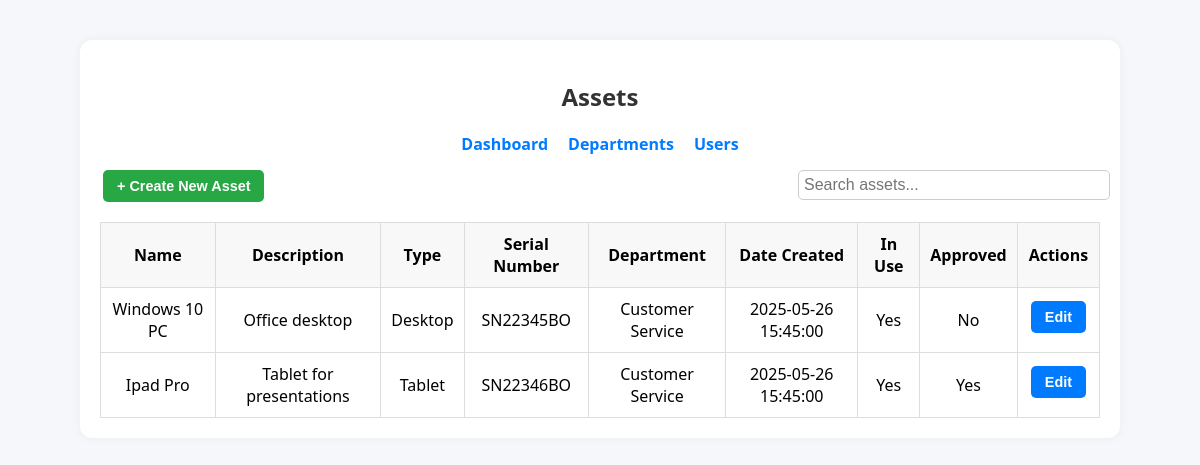
The page /assets (signed in) on the database its author committed.
### tables this page shows
CREATE TABLE Asset (
        id INTEGER PRIMARY KEY AUTOINCREMENT,
        name TEXT NOT NULL,
        description TEXT,
        type TEXT,
        serial_number TEXT UNIQUE,
        date_created TEXT,
        in_use INTEGER NOT NULL DEFAULT 1,
        approved INTEGER NOT NULL DEFAULT 0,
        owner_id INTEGER,
        department_id INTEGER,
        FOREIGN KEY(owner_id) REFERENCES User(id),
        FOREIGN KEY(department_id) REFERENCES Department(id)
    );

CREATE TABLE Department (
        id INTEGER PRIMARY KEY AUTOINCREMENT,
        name TEXT NOT NULL
    );

### app.py (the view)
@app.route('/assets')
@login_required
def assets():
    user = current_user()
    connection = get_db()
    cursor = connection.cursor()
    if user['role'] == 'Admin':
         cursor.execute('''
            SELECT a.*, u.username AS owner_username, d.name AS department_name
            FROM Asset a
            LEFT JOIN User u ON a.owner_id = u.id
            LEFT JOIN Department d ON a.department_id = d.id
        ''')
    else:
        cursor.execute('''
            SELECT a.*, u.username AS owner_username, d.name AS department_name
            FROM Asset a
            LEFT JOIN User u ON a.owner_id = u.id
            LEFT JOIN Department d ON a.department_id = d.id
            WHERE a.owner_id = ?
        ''', (user['id'],))
    assets = cursor.fetchall()
    cursor.execute("SELECT * FROM Department")
    departments = cursor.fetchall()
    cursor.execute("SELECT id, username FROM User ORDER BY username ASC")
    users = cursor.fetchall()
    return render_template('assets.html', assets=assets, user=user, departments=departments, users=users)

### app.py (called while the page is built)
def get_db():
    if 'db' not in g:
        g.db = sql.connect(app.config['DATABASE'])
        g.db.row_factory = sql.Row
    return g.db

def query_db(query, args=(), one=False):
    cursor = get_db().execute(query, args)
    rv = cursor.fetchall()
    cursor.close()
    return (rv[0] if rv else None) if one else rv

def current_user():
    if 'user_id' in session:
        return query_db('SELECT * FROM User WHERE id = ?', [session['user_id']], one=True)
    return None

def login_required(f):
    @wraps(f)
    def decorated_function(*args, **kwargs):
        if 'user_id' not in session:
            flash('Please log in to access this page.', 'warning')
            return redirect(url_for('login'))
        return f(*args, **kwargs)
    return decorated_function

### templates/assets.html (shortened to what this page needs)
<!DOCTYPE html>
<html lang="en">
  <head>
    <link
      rel="stylesheet"
      href="{{ url_for('static', filename='css/style.css') }}"
    />
    <link
      rel="stylesheet"
      href="{{ url_for('static', filename='css/assets.css') }}"
    />
  </head>
  <body>
    <div class="assets-container">
      <h2 class="text-center">Assets</h2>
      <nav class="nav-links">
        <a href="{{ url_for('dashboard') }}">Dashboard</a>
        <a href="{{ url_for('departments') }}">Departments</a>
        <a href="{{ url_for('users') }}">Users</a>
      </nav>
      <button class="btn btn-create" id="openCreateModal">
        + Create New Asset
      </button>
      <input type="text" id="searchBar" placeholder="Search assets..." />
      <table>
        <thead>
          <tr>
            <th>Name</th>
            <th>Description</th>
            <th>Type</th>
            <th>Serial Number</th>
            <th>Department</th>
            <th>Date Created</th>
            <th>In Use</th>
            <th>Approved</th>
            <th>Actions</th>
          </tr>
        </thead>
        <tbody>
          {% for asset in assets %}
          <tr>
            <td>{{ asset['name'] }}</td>
            <td>{{ asset['description'] or '—' }}</td>
            <td>{{ asset['type'] or '—' }}</td>
            <td>{{ asset['serial_number'] or '—' }}</td>
            <td>{{ asset['department_name'] or '—' }}</td>
            <td>{{ asset['date_created'] }}</td>
            <td>{{ 'Yes' if asset['in_use'] else 'No' }}</td>
            <td>{{ 'Yes' if asset['approved'] else 'No' }}</td>
            <td>
               {% if user['role'] == 'Admin' or asset['owner_id'] ==
              user['id'] %}
              <button
                class="btn btn-edit"
                data-id="{{ asset['id'] }}"
                data-name="{{ asset['name'] }}"
                data-description="{{ asset['description'] }}"
                data-type="{{ asset['type'] }}"
                data-serial="{{ asset['serial_number'] }}"
                data-department="{{ asset['department_id'] or '' }}"
                data-inuse="{{ asset['in_use'] }}"
                data-approved="{{ asset['approved'] }}"
                data-userid="{{ asset['owner_id'] }}"
                id="editBtn-{{ asset['id'] }}"
              >
                Edit
              </button>
              {% endif %}
            </td>
          </tr>
          {% else %}
          <tr>
            <td colspan="9">No assets found.</td>
          </tr>
          {% endfor %}
        </tbody>
      </table>
    </div>
  </body>
</html>

### static/css/style.css (style rules this page uses)
body { font-family: "Segoe UI", Tahoma, Geneva, Verdana, sans-serif; background: #f5f7fa; display: flex; align-items: center; justify-content: center; margin: 0; }
h2 { text-align: center; color: #333; }
.nav-links { display: flex; justify-content: center; gap: 20px; margin-bottom: 15px; }
.nav-links a { text-decoration: none; color: #007bff; font-weight: bold; }
input[type="text"], input[type="password"] { padding: 10px; margin-bottom: 15px; border: 1px solid #ccc; border-radius: 5px; }
button { padding: 10px; background-color: #007bff; color: white; border: none; border-radius: 5px; cursor: pointer; }
a { color: #007bff; text-decoration: none; }

### static/css/assets.css (style rules this page uses)
.assets-container { max-width: 1000px; margin: 40px auto; padding: 20px; background: #fff; border-radius: 12px; box-shadow: 0 0 10px rgba(0, 0, 0, 0.05); position: relative; }
table { width: 100%; border-collapse: collapse; margin-top: 20px; }
th, td { padding: 10px; border: 1px solid #ddd; text-align: center; }
th { background: #f8f8f8; }
.btn { padding: 8px 14px; margin: 0 3px; border: none; border-radius: 5px; cursor: pointer; font-weight: 600; font-size: 0.9rem; }
.btn-create { background-color: #28a745; color: white; }
.btn-edit { background-color: #007bff; color: white; margin-bottom: 6px; }
#searchBar { margin-bottom: 10px; padding: 5px; width: 300px; font-size: 16px; position: absolute; right: 10px; }

### rows shown on the page
Asset: name "Windows 10 PC", description "Office desktop", type "Desktop", serial_number "SN22345BO", name "Customer Service", date_created "2025-05-26 15:45:00", in_use "Yes", approved "No"
Asset: name "Ipad Pro", description "Tablet for presentations", type "Tablet", serial_number "SN22346BO", name "Customer Service", date_created "2025-05-26 15:45:00", in_use "Yes", approved "Yes"
